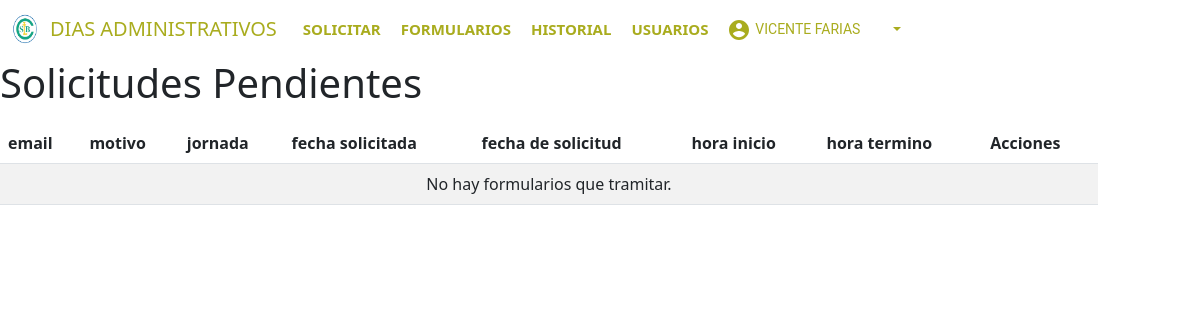
The app's page /ListadoFormulario/ (signed in), older data.
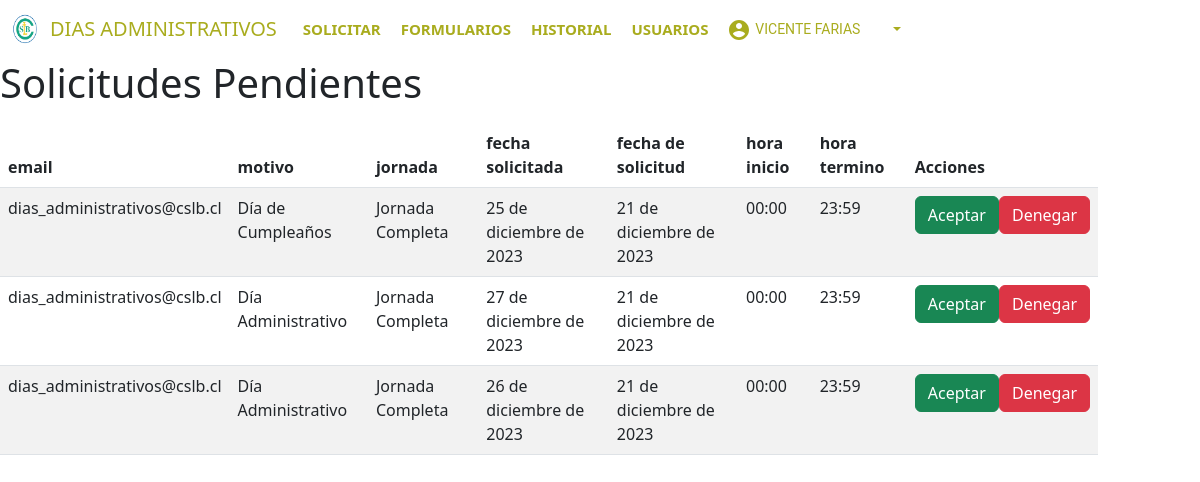
The same page, newer data.
### proyectoapp/models.py (models this page shows, shortened)
class Formulario(models.Model):
    email = models.EmailField()
    encargado = models.EmailField(default='Sin encargado')
    motivo = models.IntegerField(choices=options_mot, default='Dia Administrativo')
    jornada = models.FloatField(choices=options_jor, default='Jornada Completa')
    fecha = models.DateField()
    hora_ingreso = models.TimeField()
    hora_regreso = models.TimeField()
    created_at = models.DateField(auto_now_add=True)
    estado = models.IntegerField(choices=options, default=2)
    group_id = models.IntegerField(default=None, null=True, blank=True)  # Campo para almacenar group_id
    encargado_id = models.IntegerField(default=None, null=True, blank=True)

### proyectoapp/views.py (the view)
# urls.py: path('ListadoFormulario/', login_required(views.Listado), name='Listado'),
def Listado(request):
    usuario_logeado = request.user.email
    formListados = Formulario.objects.all().filter(encargado=usuario_logeado, estado=2).order_by('created_at' )
    return render (request, "proyectoapp/ListadoFormulario.html", {"formularios":formListados})

### proyectoapp/templates/proyectoapp/ListadoFormulario.html (shortened to what this page needs)
{% extends "../base.html" %} {% load crispy_forms_tags%} {% load static %}
{%block content%}
<!DOCTYPE html>
<html lang="en">
<head>
    <link rel="stylesheet" type="text/css" href='{% static "CSS/body_nav.css"%}' />
    <link rel="stylesheet" type="text/css" href='{% static "CSS/style_so.css"%}' />
    <link href="https://cdn.jsdelivr.net/npm/bootstrap@5.3.0-alpha1/dist/css/bootstrap.min.css" rel="stylesheet"
 />
    <link rel="stylesheet" href="https://cdnjs.cloudflare.com/ajax/libs/font-awesome/4.7.0/css/font-awesome.min.css" />
    <link rel="stylesheet" href="https://cdnjs.cloudflare.com/ajax/libs/animate.css/4.1.1/animate.min.css" />
</head>
<body>
    <div class="row">
        <div class="col-sm-12 col-md-6 col-lg-11 col-xl-11">
            <h1>Solicitudes Pendientes</h1>
            <div class="table-responsive py-2">
                <table class="table table-striped">
                    <thead>
                        <tr>
                            <th>email</th>
                            <th>motivo</th>
                            <th>jornada</th>
                            <th>fecha solicitada</th>
                            <th>fecha de solicitud</th>
                            <th>hora inicio</th>
                            <th>hora termino</th>
                            <th>Acciones</th>
                        </tr>
                    </thead>
                    <tbody>
                        {% if formularios %}
                        {% for c in formularios %}
                        <tr>
                            <td>{{c.email}}</td>
                            <td>
                                {% if c.motivo == 0 %}
                                Día de Cumpleaños
                                {% elif c.motivo == 1 %}
                                Día Administrativo
                                {% else %}
                                {{c.motivo}}
                                {% endif %}
                            </td>
                            <td>
                                {% if c.jornada == 1 %}
                                Jornada Completa
                                {% elif c.jornada == 0.5 %}
                                1/2 Jornada
                                {% elif c.jornada == 0.25 %}
                                1/4 Jornada
                                {% else %}
                                {{c.jornada}}
                                {% endif %}
                            </td>
                            <td>{{c.fecha}}</td>
                            <td>{{c.created_at}}</td>
                            <td>{{c.hora_ingreso}}</td>
                            <td>{{c.hora_regreso}}</td>
                            <td>
                                <div style="display: flex; justify-content: space-between;">
                                    <div>
                                        <form method="post" action="{% url 'aceptar_formulario' c.id %}">
                                            <button type="submit" class="btn btn-success">Aceptar</button>
                                        </form>
                                    </div>
                                    <div>
                                        <form method="post" action="{% url 'denegar_formulario' c.id %}">
                                            <button type="submit" class="btn btn-danger">Denegar</button>
                                        </form>
                                    </div>
                                </div>
                            </td>
                        </tr>
                        {% endfor %}
                        {% else %}
                        <tr>
                            <td style="text-align: center;" colspan="10">No hay formularios que tramitar.</td>
                        </tr>
                        {% endif %}
                    </tbody>
                </table>
            </div>
        </div>
    </div>
</body>
</html>
{% endblock %}

Row changes from the older to the newer data that the page shows:
added Formulario: email "dias_administrativos@cslb.cl", motivo "Día de Cumpleaños", jornada "Jornada Completa", fecha "25 de diciembre de 2023", created_at "21 de diciembre de 2023", hora_ingreso "00:00", hora_regreso "23:59"
added Formulario: email "dias_administrativos@cslb.cl", motivo "Día Administrativo", jornada "Jornada Completa", fecha "27 de diciembre de 2023", created_at "21 de diciembre de 2023", hora_ingreso "00:00", hora_regreso "23:59"
added Formulario: email "dias_administrativos@cslb.cl", motivo "Día Administrativo", jornada "Jornada Completa", fecha "26 de diciembre de 2023", created_at "21 de diciembre de 2023", hora_ingreso "00:00", hora_regreso "23:59"
Text that changed along with them:
text no longer shown: "No hay formularios que tramitar."
